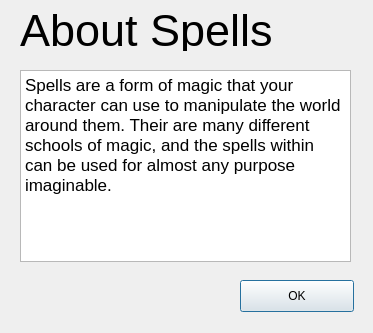
<?xml version="1.0" encoding="UTF-8"?>
<ui version="4.0">
 <class>SpellHelpDialog</class>
 <widget class="QDialog" name="SpellHelpDialog">
  <property name="geometry">
   <rect>
    <x>0</x>
    <y>0</y>
    <width>373</width>
    <height>333</height>
   </rect>
  </property>
  <property name="windowTitle">
   <string>Dialog</string>
  </property>
  <widget class="QTextBrowser" name="textInfo">
   <property name="geometry">
    <rect>
     <x>20</x>
     <y>70</y>
     <width>331</width>
     <height>192</height>
    </rect>
   </property>
   <property name="html">
    <string>&lt;!DOCTYPE HTML PUBLIC &quot;-//W3C//DTD HTML 4.0//EN&quot; &quot;http://www.w3.org/TR/REC-html40/strict.dtd&quot;&gt;
&lt;html&gt;&lt;head&gt;&lt;meta name=&quot;qrichtext&quot; content=&quot;1&quot; /&gt;&lt;style type=&quot;text/css&quot;&gt;
p, li { white-space: pre-wrap; }
&lt;/style&gt;&lt;/head&gt;&lt;body style=&quot; font-family:'Ubuntu'; font-size:9pt; font-weight:400; font-style:normal;&quot;&gt;
&lt;p style=&quot; margin-top:12px; margin-bottom:12px; margin-left:0px; margin-right:0px; -qt-block-indent:0; text-indent:0px;&quot;&gt;&lt;span style=&quot; font-family:'Lucida Grande'; font-size:13pt;&quot;&gt;Spells are a form of magic that your character can use to manipulate the world around them. Their are many different schools of magic, and the spells within can be used for almost any purpose imaginable.&lt;/span&gt;&lt;/p&gt;&lt;/body&gt;&lt;/html&gt;</string>
   </property>
  </widget>
  <widget class="QLabel" name="lblTitle">
   <property name="geometry">
    <rect>
     <x>20</x>
     <y>10</y>
     <width>261</width>
     <height>41</height>
    </rect>
   </property>
   <property name="font">
    <font>
     <family>Arial</family>
     <pointsize>34</pointsize>
    </font>
   </property>
   <property name="text">
    <string>About Spells</string>
   </property>
  </widget>
  <widget class="QPushButton" name="btnOk">
   <property name="geometry">
    <rect>
     <x>240</x>
     <y>280</y>
     <width>114</width>
     <height>32</height>
    </rect>
   </property>
   <property name="text">
    <string>OK</string>
   </property>
  </widget>
 </widget>
 <resources/>
 <connections/>
</ui>
